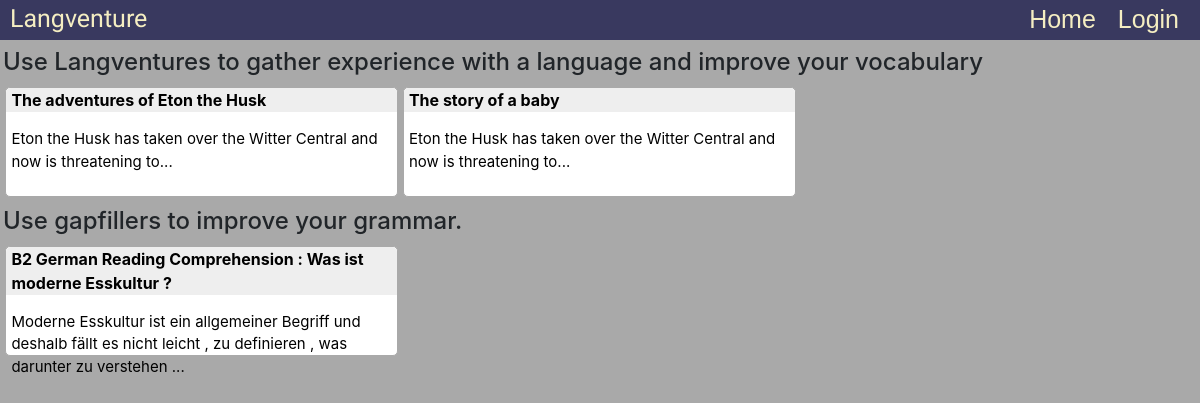
The page / on the database its author committed.
### story/models.py (models this page shows)
class Story(models.Model):
    name = models.TextField()
    finished = models.BooleanField(default=False)
    user = models.ForeignKey(User, on_delete=models.CASCADE, related_name="storys", default="")

### gapfiller/models.py (models this page shows)
class Token(models.Model):
    text = models.ForeignKey(Text, on_delete=models.CASCADE, related_name="tokens")
    translation = models.TextField(default="")
    word_translation = models.TextField(default="")
    word = models.TextField()
    is_upper = models.BooleanField(default=False)
    local_choice_selection = models.ForeignKey(LocalChoiceSelection, blank=True, null=True, on_delete=models.CASCADE, related_name="token")

class Entry(models.Model):
    title = models.ForeignKey(Text, on_delete=models.CASCADE)

### gapfiller/views.py (the view)
# urls.py: path("", views.index, name="index"),
def index(request):
    if not request.user:
        HttpResponseRedirect(reverse("login"))
    entries = Entry.objects.all()
    stories = Story.objects.filter(finished=True)
    print(stories)
    return render(request, "gapfiller/index.html", {
        'entries': entries,
        'stories': stories,
    })

### gapfiller/templates/gapfiller/index.html (shortened to what this page needs)
{% extends "gapfiller/layout.html" %}
{% block body %}
    <div style="margin:0; padding:3px;">
        <h4> Use Langventures to gather experience with a language and improve your vocabulary</h4>
        {% for story in stories %}
            <a href="{% url 'story' story.id %}">
                <div class="index_entry">
                    <div class="index_title">
                        <p style="font-weight:bold; ">
                            {{ story.name }}
                        </p>
                    </div>
                    <p style="font-size:15px;padding-left:5px;">
                        Eton the Husk has taken over the Witter Central and now is threatening to...
                    </p>
                </div>
            </a>
        {% endfor %}
        <div style="width=400px;display:block;margin-top:130px"><h4> Use gapfillers to improve your grammar.</h4></div>
        {% for entry in entries %}
        <a href="{% url 'show' entry.id %}">
            <div class="index_entry">
                <div class="index_title">
                    <p style="font-weight:bold; ">
                        {% for token in entry.title.tokens.all %}
                            {{ token.word }}
                        {% endfor %}
                    </p>
                </div>
                <p style="font-size:15px;padding-left:5px;">
                    {% for token in entry.paragraphs.first.text.tokens.all|slice:":20" %}
                        {{ token.word }}
                    {% endfor %}
                    ...
                </p>
            </div>
        </a>
        {% endfor %}
    </div>
{% endblock %}

### gapfiller/static/gapfiller/main_style.css (style rules this page uses)
body { margin:0px; padding:0px; background-color:darkgrey; /'lightgrey;*/ height:100%; min-height: 100%; }
html { height: 100%; min-height: 100%; }
.index_entry { color:black; background:white; margin:0.2%; border-radius:5px; width:32.9%; float:left; height:110px; border: solid; border-width: thin; border-color: darkgrey; }
.index_title { background-color:#eeeeee; color:black; margin:0; padding-left:5px; border-top-left-radius: 5px; border-top-right-radius: 5px; }

### rows shown on the page
Story: name "The adventures of Eton the Husk"
Story: name "The story of a baby"
Token: word "B2"
Token: word "German"
Token: word "Reading"
Token: word "Comprehension"
Token: word ":"
Token: word "Was"
Token: word "ist"
Token: word "moderne"
Token: word "Esskultur"
Token: word "?"
Token: word "Moderne"
Token: word "Esskultur"
Token: word "ist"
Token: word "ein"
Token: word "allgemeiner"
Token: word "Begriff"
Token: word "und"
Token: word "deshalb"
Token: word "fällt"
Token: word "es"
Token: word "nicht"
Token: word "leicht"
Token: word ","
Token: word "zu"
Token: word "definieren"
Token: word ","
Token: word "was"
Token: word "darunter"
Token: word "zu"
Token: word "verstehen"
